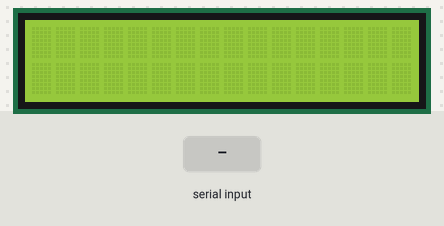
The sketch below on a simulated Arduino Uno, built with avr-gcc and run on an emulated ATmega328P. On the bench: 16×2 character LCD. The test bench sets the inputs (shaded band).

Above: at 1.2 s.
1.3 s: "1" received over Serial
At 2.45 s:
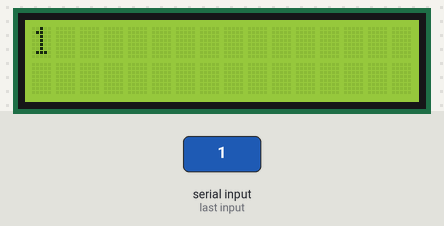
At 3.06 s:
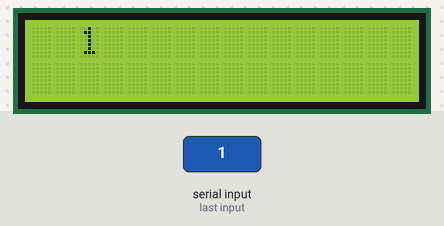
Timing chart, 0 to 4.6 s (numbered marks = the images above; inputs shaded):
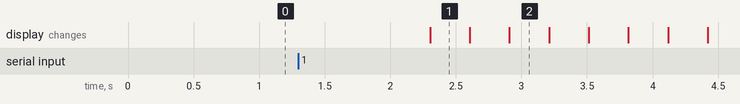

The sketch:

Practica07.ino
```cpp
#include <LiquidCrystal.h>

#define VELOCIDAD 300

LiquidCrystal lcd(5,6,7,8,9,10);

String texto_fila;

void setup()
{
  lcd.begin(16,2);

  Serial.begin(9600);
}

void loop()
{

  if(Serial.available()){
    texto_fila = Serial.readString();
  }

  // Obtenemos el tamaño del texto
  int tam_texto=texto_fila.length();

  // Mostramos entrada texto por la izquierda
  for(int i=tam_texto; i>0 ; i--)
  {
    String texto = texto_fila.substring(i-1);

    // Limpiamos pantalla
    lcd.clear();

    //Situamos el cursor
    lcd.setCursor(0, 0);

    // Escribimos el texto
    lcd.print(texto);

    // Esperamos
    delay(VELOCIDAD);

    // Desplazamos el texto hacia la derecha
  for(int i=1; i<=16;i++)
  {
    // Limpiamos pantalla
    lcd.clear();

    //Situamos el cursor
    lcd.setCursor(i, 0);

    // Escribimos el texto
    lcd.print(texto_fila);

    // Esperamos
    delay(VELOCIDAD);
  }

  // Desplazamos el texto hacia la izquierda en la segunda fila
  for(int i=16;i>=1;i--)
  {
    // Limpiamos pantalla
    lcd.clear();

    //Situamos el cursor
    lcd.setCursor(i, 1);

    // Escribimos el texto
    lcd.print(texto_fila);

    // Esperamos
    delay(VELOCIDAD);
  }

  // Mostramos salida del texto por la izquierda
  for(int i=1; i<=tam_texto ; i++)
  {
    String texto = texto_fila.substring(i-1);

    // Limpiamos pantalla
    lcd.clear();

    //Situamos el cursor
    lcd.setCursor(0, 1);

    // Escribimos el texto
    lcd.print(texto);

    // Esperamos
    delay(VELOCIDAD);
  }
}
}
```

Measured:
- after the input at 1.3 s, the display: changes after 1.0 s (image 1)
